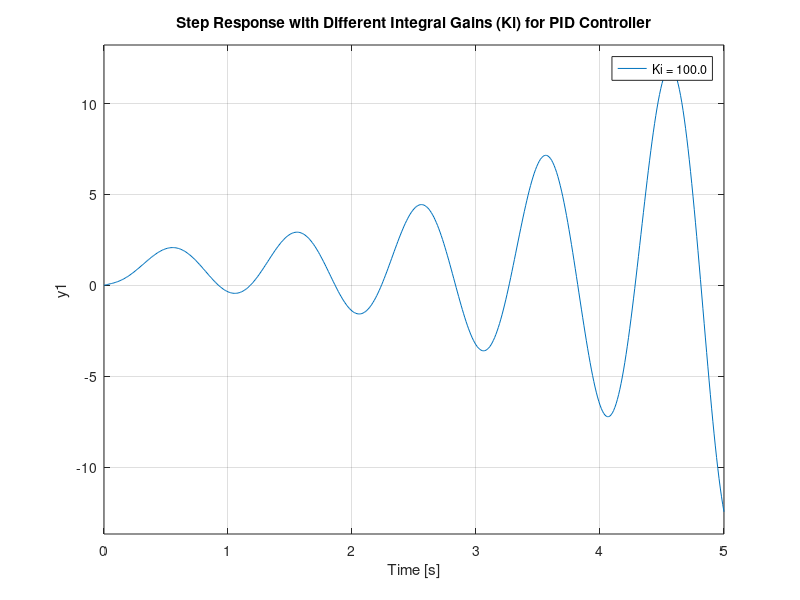
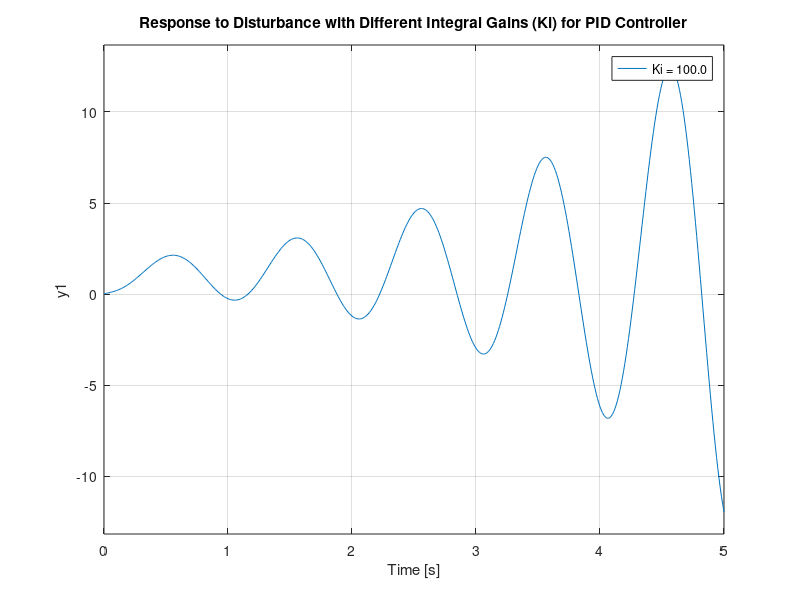

The MATLAB script that drew these images, in order:
J = 0.01;
b = 0.1;
K = 0.01;
R = 1;
L = 0.5;
s = tf('s');
G = K/((J*s+b)*(L*s+R)+K^2);

Kp = 1;
Kd = 1;
Ki_values = linspace(100, 300, 5);
t = 0:0.01:5;
figure;
hold on;
grid on;
for Ki = Ki_values
    C = pid(Kp, Ki, Kd);
    sys_cl = feedback(C*G, 1);
    step(sys_cl, t);
end
title('Step Response with Different Integral Gains (Ki) for PID Controller');
legend(arrayfun(@(Ki) sprintf('Ki = %.1f', Ki), Ki_values, 'UniformOutput', false));
figure;
hold on;
grid on;
disturbance = 0.1/s; 
for Ki = Ki_values
    C = pid(Kp, Ki, Kd);
    sys_cl = feedback(C*G, 1);
    sys_cl_dist = sys_cl + disturbance;
    step(sys_cl_dist, t);
end
title('Response to Disturbance with Different Integral Gains (Ki) for PID Controller');
legend(arrayfun(@(Ki) sprintf('Ki = %.1f', Ki), Ki_values, 'UniformOutput', false));
